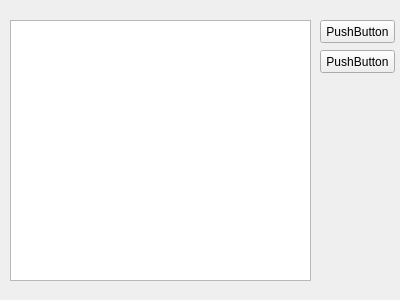
<?xml version="1.0" encoding="UTF-8"?>
<ui version="4.0">
 <class>PlayerWidget</class>
 <widget class="QWidget" name="PlayerWidget">
  <property name="geometry">
   <rect>
    <x>0</x>
    <y>0</y>
    <width>400</width>
    <height>300</height>
   </rect>
  </property>
  <property name="windowTitle">
   <string>VK Desktop MusicPlayer</string>
  </property>
  <widget class="QListWidget" name="listWidget">
   <property name="geometry">
    <rect>
     <x>10</x>
     <y>20</y>
     <width>301</width>
     <height>261</height>
    </rect>
   </property>
  </widget>
  <widget class="QPushButton" name="pushButton">
   <property name="geometry">
    <rect>
     <x>320</x>
     <y>20</y>
     <width>75</width>
     <height>23</height>
    </rect>
   </property>
   <property name="text">
    <string>PushButton</string>
   </property>
  </widget>
  <widget class="QPushButton" name="pushButton_2">
   <property name="geometry">
    <rect>
     <x>320</x>
     <y>50</y>
     <width>75</width>
     <height>23</height>
    </rect>
   </property>
   <property name="text">
    <string>PushButton</string>
   </property>
  </widget>
 </widget>
 <resources/>
 <connections/>
</ui>
